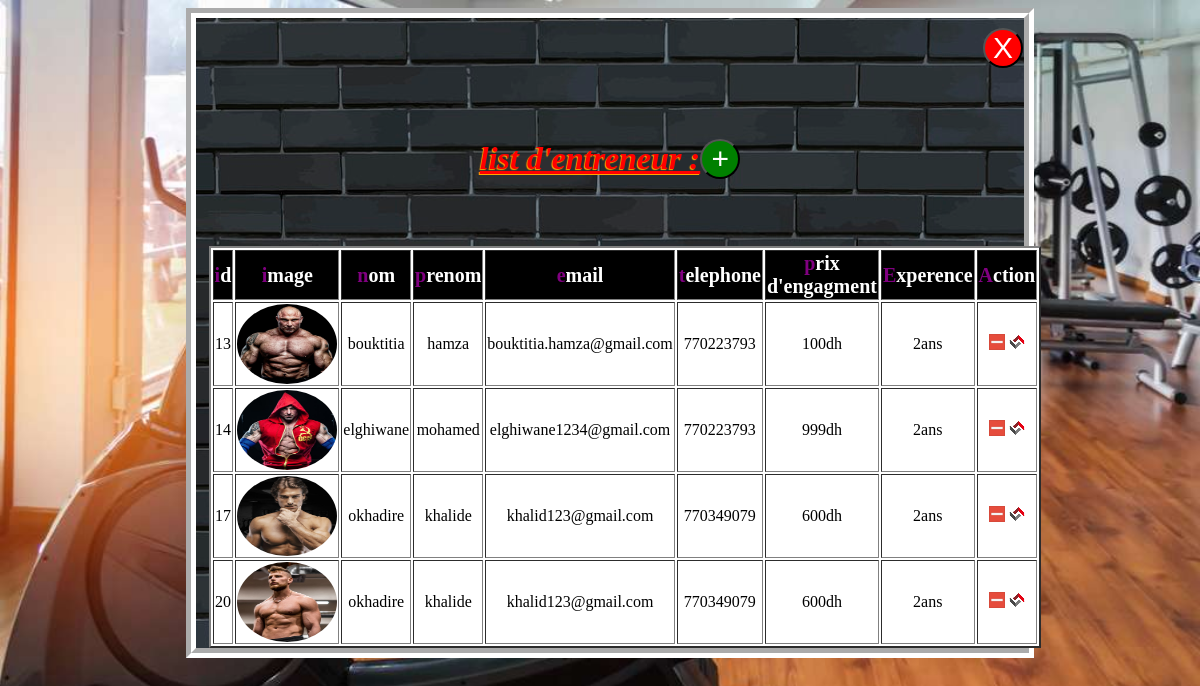
Page /Monprojet/list_ent.php on the committed database.
### tables this page shows
CREATE TABLE `entreneur` (
  `id_ent` int(11) NOT NULL,
  `nom_e` varchar(40) NOT NULL,
  `prenom_e` varchar(40) NOT NULL,
  `adresse_e` varchar(50) NOT NULL,
  `email_e` varchar(50) NOT NULL,
  `telephone_e` int(10) NOT NULL,
  `slair` varchar(20) NOT NULL,
  `img_e` varchar(50) NOT NULL,
  `experence` varchar(50) NOT NULL,
  `face` varchar(50) NOT NULL,
  `insta` varchar(50) NOT NULL,
  `twit` varchar(50) NOT NULL,
  `link` varchar(50) NOT NULL
);

### Monprojet/list_ent.php (the view, shortened to what this page needs)
<?php
$servername="localhost";
$username="root";
$password="";
$con=mysqli_connect($servername, $username, $password);
mysqli_select_db($con,"gss");
$requete1 = "SELECT * FROM entreneur;";
$resultat1=mysqli_query($con,$requete1);
?>
<html>
    <head>
    </head>
    <body>
        <div class="carr">
            <a  style="    " href="admin_html.php"><button class="ferm">X</button></a>
            <div class="entet">
             <h1 class="sall"  "> list d'entreneur :<a  style="    " href="ajouterenv2.php"><button class="add_p">+</button></a>
             </h1>
            </div>
          <table border="2">
        <tr>
          <th>id</th>
          <th>image</th>
          <th>nom</th>
          <th>prenom</th>
          <th>email</th>
          <th>telephone</th>
          <th>prix d'engagment</th>
          <th>Experence</th>
          <th>Action</th>
         </tr>
                          <?php while($data=mysqli_fetch_array($resultat1)){?>
				<tr>
				<td><label><?php echo $data['id_ent'];?></label></td>
        <td><img class="prod" src="img_m/<?php echo $data['img_e'];?>"></td>
					<td><label><?php echo $data['nom_e'];?></label></td>
					<td><label><?php echo $data['prenom_e'];?></label></td>
               <td><label><?php echo $data['email_e'];?></label></td>
               <td><label><?php echo $data['telephone_e'];?></label></td>
                 <td><label><?php echo $data['slair'];?></label></td>
					<td><label><?php echo $data['experence'];?></label></td>
					<td>
					<label><a onclick="return confirm('Etes vous sur de vouloir supprimer cette ligne?')" href="list_ent.php?delete=<?php echo $data['id_ent']; ?>"><img src="minus.png"></a>
					<label><a href="ajouterenv2.php?edit=<?php echo $data['id_ent']; ?>"><img src="favicon.png"></a>
					</label>
					</td>
				</tr>
    			<?php } ?>
    </table>
        </div>
    </body>
</html>

### Monprojet/list_ent.php (style rules this page uses)
body { background-size: 100%; background-image: url(img/sallsp1.jpg); }
.carr { border: 10px groove #fff; width:70% ; height:100% auto; margin-left:15%; background-image:url(img/sport.jpg); background-size:100%; }
.entet { width:100%; height:20% ; background-size: 100%; }
.sall { text-decoration:underline; text-align:center; color: red; text-shadow:-1px 1px 1px orange; margin-left:0%; padding: 50px; font-style: oblique; }
table { margin-left:13px; background-color:white; }
th:first-letter { color:purple; font-family: verdana; }
th { font-size:20px; }
.ferm { background-color: red; color:white; font-size:30px; width:40px; height: 40px; margin-left:95%; margin-top:10px ; border-radius: 50%; text-align: center; }
th { background-color: black; color:white; }
.prod { width: 100px; height:80px; border-radius:50%; background-position:center; }
.add_p { background-color:green; color:white; font-size:30px; width:40px; height: 40px; border-radius: 50%; }
td { text-align: center; }

### rows in the picture
entreneur: id_ent "13", img_e (picture), nom_e "bouktitia", prenom_e "hamza", email_e "bouktitia.hamza@gmail.com", telephone_e "770223793", slair "100dh", experence "2ans"
entreneur: id_ent "14", img_e (picture), nom_e "elghiwane", prenom_e "mohamed", email_e "elghiwane1234@gmail.com", telephone_e "770223793", slair "999dh", experence "2ans"
entreneur: id_ent "17", img_e (picture), nom_e "okhadire", prenom_e "khalide", email_e "khalid123@gmail.com", telephone_e "770349079", slair "600dh", experence "2ans"
entreneur: id_ent "20", img_e (picture), nom_e "okhadire", prenom_e "khalide", email_e "khalid123@gmail.com", telephone_e "770349079", slair "600dh", experence "2ans"
